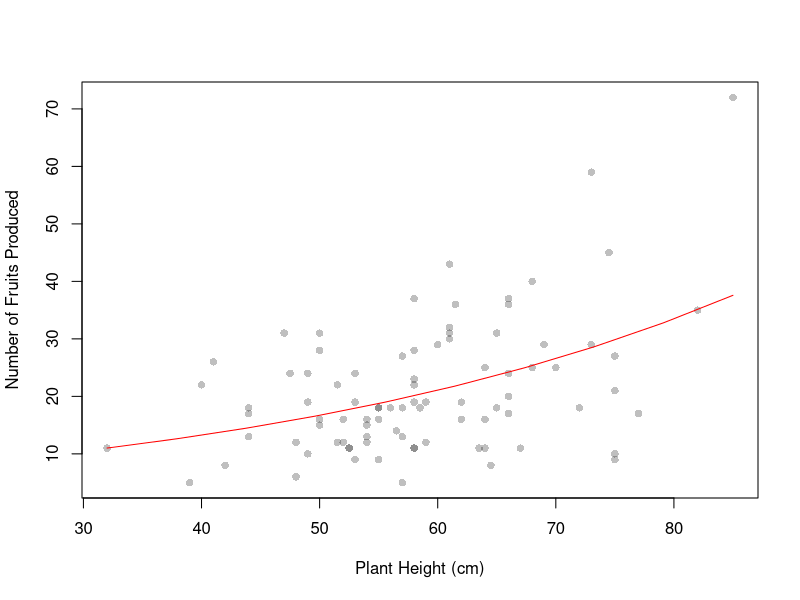

The R script that drew this image:
# This script fits a GLM to the dataset provided. The goal of the analysis is
# to determine how total floral scent emission effects the number of fruits
# produced. The fitness variable doesn't make sense here because to me taller
# likely means to be heavier--in other words, weight and fitness are correlated

# Clear variables
rm(list = ls())

# Load packages
library(here, quietly = TRUE)
library(tidyverse, quietly = TRUE)
library(glmmTMB, quietly = TRUE)

# Load data
df <- as_tibble(
  read.table(
    here("Report", "Data", "penstemon_copy.txt"), header = TRUE, sep = "\t"
  )
)
metadata <- read.csv(here("Report", "Data", "metadata.csv"))

# Filter data and make grouped variables factors
mutate(df, across(c(Pop, Block), as.factor))

# Fit model
m1 <- glmmTMB(fruits ~ height, data = df, family = nbinom2())
m2 <- glmmTMB(
  fruits ~ height + (1|Pop) + (1|Block), data = df, family = nbinom2()
)

# Check support for mixed model
DAIC <- summary(m2)$AIC[1] - summary(m1)$AIC[1]

# Extract parameter estimates
params <- summary(m2)$coef$cond

# Generate sequence of input values to generate predictions on
preds <- matrix(seq(min(df$height), max(df$height), length.out = 10))
preds <- cbind(preds, exp(params[1, 1] + params[2, 1] * preds))

# Using predict function
preds2 <- predict(m2, newdata = data.frame(height = seq(min(df$height), max(df$height), length.out = 10)), type = "response", se.fit = TRUE, re.form = NA)

# Create plot
plot(
  df$height,
  df$fruits,
  xlab = "Plant Height (cm)",
  ylab = "Number of Fruits Produced",
  col = rgb(0, 0, 0, 0.25),
  pch = 16
)

# Create sequence of evenly spaced heights and generate predictions
lines(preds, col = "red")
